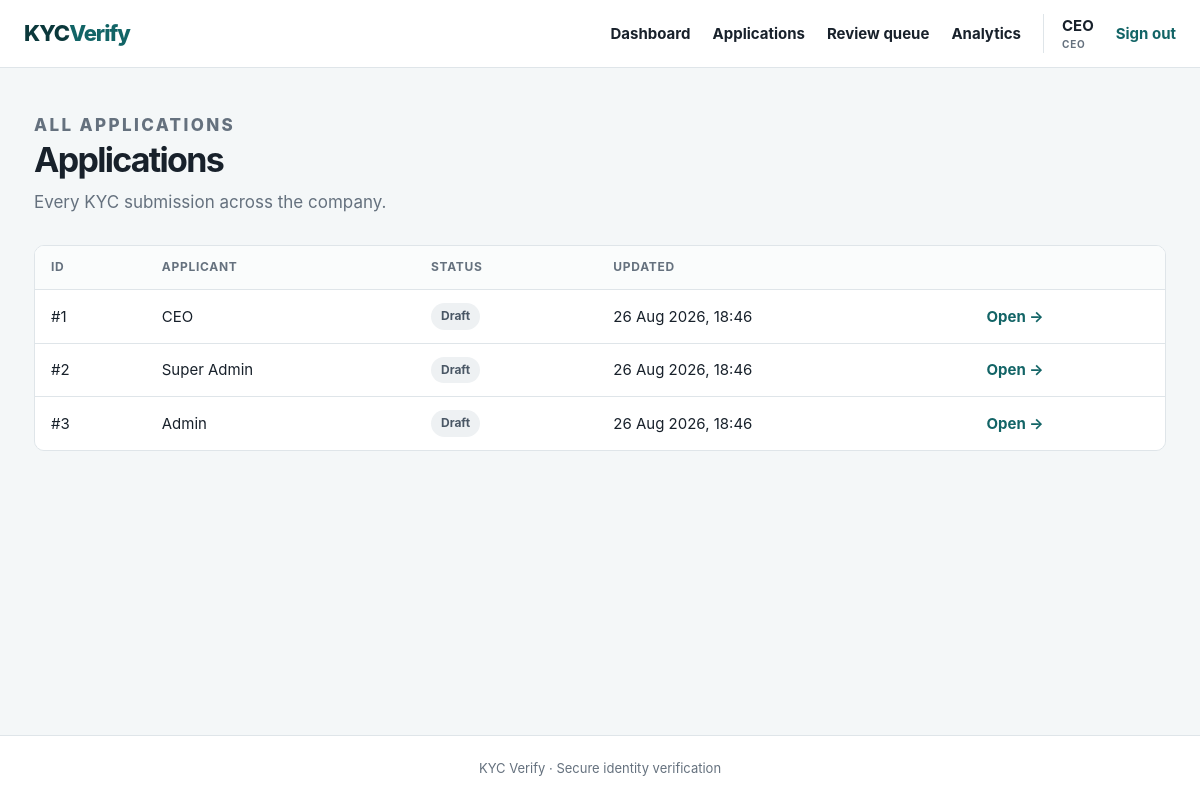
Screenshot of /?page=applications (signed in) with the database file from the repository.
### tables this page shows
CREATE TABLE applications (
    id INT UNSIGNED AUTO_INCREMENT PRIMARY KEY,
    applicant_id INT UNSIGNED NOT NULL,
    reviewer_id INT UNSIGNED NULL,
    status ENUM(
        'DRAFT',
        'SUBMITTED',
        'UNDER_REVIEW',
        'APPROVED',
        'REJECTED',
        'RESUBMISSION_REQUESTED'
    ) NOT NULL DEFAULT 'DRAFT',
    full_name VARCHAR(160) NULL,
    date_of_birth DATE NULL,
    nationality VARCHAR(100) NULL,
    id_type VARCHAR(60) NULL,
    id_number VARCHAR(100) NULL,
    id_expiry DATE NULL,
    issuing_country VARCHAR(100) NULL,
    review_notes TEXT NULL,
    reviewed_at DATETIME NULL,
    created_at TIMESTAMP NOT NULL DEFAULT CURRENT_TIMESTAMP,
    updated_at TIMESTAMP NOT NULL DEFAULT CURRENT_TIMESTAMP ON UPDATE CURRENT_TIMESTAMP,
    CONSTRAINT fk_applicant FOREIGN KEY (applicant_id) REFERENCES users (id) ON DELETE CASCADE,
    CONSTRAINT fk_reviewer FOREIGN KEY (reviewer_id) REFERENCES users (id) ON DELETE SET NULL,
    INDEX idx_status (status),
    INDEX idx_applicant (applicant_id),
    INDEX idx_updated (updated_at),
    INDEX idx_created (created_at)
);

CREATE TABLE users (
    id INT UNSIGNED AUTO_INCREMENT PRIMARY KEY,
    username VARCHAR(120) NOT NULL,
    email VARCHAR(190) NOT NULL UNIQUE,
    password_hash VARCHAR(255) NOT NULL,
    created_at TIMESTAMP NOT NULL DEFAULT CURRENT_TIMESTAMP
);

### index.php (called while the page is built, shortened)
<?php
require_once __DIR__ . '/functions.php';
require_once __DIR__ . '/auth.php';
require_once __DIR__ . '/layout.php';
$u    = user();
$page = $_GET['page'] ?? ($u ? 'dashboard' : 'login');
require __DIR__ . '/pages/' . $page . '.php';

### auth.php (called while the page is built, shortened)
<?php
function user(): ?array
{
    return $_SESSION['user'] ?? null;
}
function is_staff(): bool
{
    $u = user();
    return $u !== null && in_array($u['role'], STAFF_ROLES, true);
}

### database.php (called while the page is built, shortened)
<?php
function db(): PDO {
    static $pdo = null;
    if ($pdo === null) {
        $pdo = new PDO('mysql:host=' . DB_HOST . ';dbname=' . DB_NAME . ';charset=utf8mb4', DB_USER, DB_PASS, [
            PDO::ATTR_ERRMODE => PDO::ERRMODE_EXCEPTION,
            PDO::ATTR_DEFAULT_FETCH_MODE => PDO::FETCH_ASSOC,
            PDO::ATTR_EMULATE_PREPARES => false,
        ]);
    }
    return $pdo;
}

### pages/applications.php (the view, shortened to what this page needs)
<?php
$u = require_login();
$isStaff = is_staff();
if ($isStaff) {
    $apps = db()->query('SELECT a.*, u.username applicant_name
                         FROM applications a JOIN users u ON u.id = a.applicant_id
                         ORDER BY a.updated_at DESC')->fetchAll();
} else {
    $s = db()->prepare('SELECT a.*, u.username applicant_name
                        FROM applications a JOIN users u ON u.id = a.applicant_id
                        WHERE a.applicant_id = ? ORDER BY a.updated_at DESC');
    $s->execute([$u['id']]);
    $apps = $s->fetchAll();
}
?>
<div class="hero compact">
    <div>
        <p class="eyebrow"><?= $isStaff ? 'ALL APPLICATIONS' : 'MY APPLICATIONS' ?></p>
        <h1>Applications</h1>
        <p><?= $isStaff ? 'Every KYC submission across the company.' : 'Create a new verification or continue an existing draft.' ?></p>
    </div>
</div>
<div class="table-wrap">
    <table>
        <thead>
        <tr>
            <th>ID</th>
            <?php if ($isStaff): ?><th>Applicant</th><?php endif; ?>
            <th>Status</th>
            <th>Updated</th>
            <th></th>
        </tr>
        </thead>
        <tbody>
        <?php foreach ($apps as $a): ?>
            <tr>
                <td>#<?= $a['id'] ?></td>
                <?php if ($isStaff): ?><td><?= e($a['applicant_name']) ?></td><?php endif; ?>
                <td><?= badge($a['status']) ?></td>
                <td><?= e(date('d M Y, H:i', strtotime($a['updated_at']))) ?></td>
                <td><a href="?page=application&id=<?= $a['id'] ?>">Open →</a></td>
            </tr>
        <?php endforeach; ?>
        </tbody>
    </table>
</div>

### functions.php (shortened to what this page needs)
<?php
require_once __DIR__ . '/database.php';
function e(?string $value): string
{
    return htmlspecialchars((string) $value, ENT_QUOTES, 'UTF-8');
}
function status_class(string $status): string
{
    return strtolower(str_replace('_', '-', $status));
}
function format_status(string $status): string
{
    return ucwords(strtolower(str_replace('_', ' ', $status)));
}
function badge(string $status): string
{
    return '<span class="badge badge-' . status_class($status) . '">' . e(format_status($status)) . '</span>';
}

### assets/style.css (style rules this page uses)
:root { --ink: #18212b; --muted: #65717e; --line: #dfe5e9; --paper: #ffffff; --bg: #f4f7f8; --brand: #126466; --brand-dark: #0b383b; --brand-soft: #e3f0f0; --success: #1d7a4f; --success-bg: #e6f4ec; --danger: #b53d3d; --danger-bg: #fbeaea; --warn: #9d6510; --warn-bg: #fdf6e7; --info: #245a9d; --info-bg: #e9f0fa; --radius: 12px; --shadow: 0 3px 12px rgba(28, 63, 73, 0.06); }
* { box-sizing: border-box; }
body { margin: 0; background: var(--bg); color: var(--ink); font: 15px/1.55 Inter, system-ui, -apple-system, BlinkMacSystemFont, "Segoe UI", sans-serif; min-height: 100vh; display: flex; flex-direction: column; }
a { color: var(--brand); font-weight: 650; text-decoration: none; }
.hero { display: flex; justify-content: space-between; align-items: end; margin-bottom: 30px; gap: 24px; }
.hero h1, .auth h1 { font-size: clamp(30px, 5vw, 46px); line-height: 1.08; margin: 4px 0 10px; letter-spacing: -1.7px; }
.hero p { margin: 0; color: var(--muted); font-size: 17px; }
.hero.compact h1 { font-size: 34px; }
.eyebrow { color: var(--brand); font-size: 11px; font-weight: 800; letter-spacing: 0.14em; margin: 0 0 6px; }
.table-wrap { overflow-x: auto; border: 1px solid var(--line); border-radius: 10px; }
table { width: 100%; border-collapse: collapse; background: var(--paper); }
th { text-align: left; font-size: 12px; text-transform: uppercase; letter-spacing: 0.06em; color: var(--muted); padding: 12px 16px; border-bottom: 1px solid var(--line); background: #fafcfc; white-space: nowrap; }
td { padding: 13px 16px; border-bottom: 1px solid var(--line); vertical-align: middle; }
tbody tr:last-child td { border-bottom: 0; }
.badge { display: inline-block; padding: 4px 10px; border-radius: 999px; font-size: 12px; font-weight: 700; white-space: nowrap; }
.badge-draft { background: #eef1f3; color: #4a5765; }

### rows the page displays
applications: id "1", applicant.username "CEO", status "Draft", updated_at "26 Aug 2026, 18:46"
applications: id "2", applicant.username "Super Admin", status "Draft", updated_at "26 Aug 2026, 18:46"
applications: id "3", applicant.username "Admin", status "Draft", updated_at "26 Aug 2026, 18:46"

### other values shown
$label "Dashboard"
$label "Applications"
$label "Review queue"
$label "Analytics"
$u['username'] "CEO"
role_label($u['role']) "CEO"
APP_NAME "KYC Verify"
